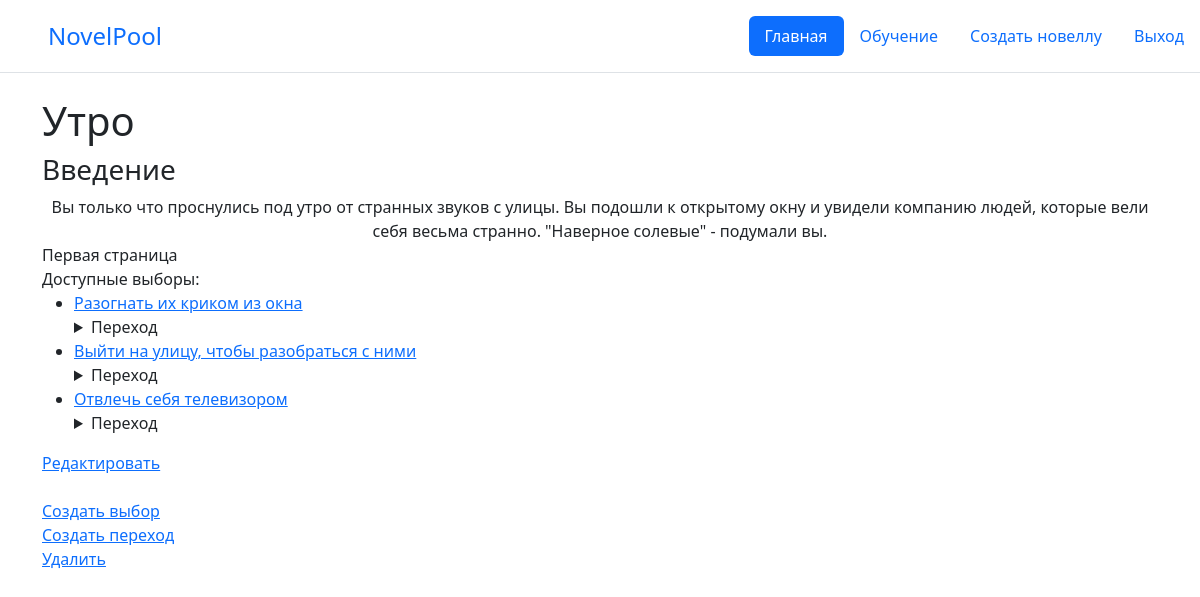
The page /novel/12/page/9/ (signed in) on the database its author committed.
### novelpoolapp/models.py (models this page shows, shortened)
class Page(models.Model):
    name = models.CharField('Название', max_length=20)
    text = models.TextField('Текст')
    chapter = models.ForeignKey(Chapter, on_delete=models.CASCADE, verbose_name='Глава')
    novel = models.ForeignKey(Novel, on_delete=models.CASCADE, verbose_name='Новелла')
    is_first = models.BooleanField('Является первой страницей', default=False)
    class Meta:
        verbose_name = 'Страница'
        verbose_name_plural = 'Страницы'
    def getOwner(self):
        return self.novel.getOwner()
    def validateUser(self, user):
        if self.getOwner() != user:
            raise PermissionDenied()

class Chapter(models.Model):
    name = models.CharField('Название', max_length=20)
    novel = models.ForeignKey(Novel, on_delete=models.CASCADE, verbose_name='Новелла')
    class Meta:
        verbose_name = 'Глава'
        verbose_name_plural = 'Главы'

class Selection(models.Model):
    text = models.CharField('Ответ', max_length=500)
    page = models.ForeignKey(Page, on_delete=models.CASCADE, verbose_name='Страница')
    class Meta:
        verbose_name = 'Вариант ответа'
        verbose_name_plural = 'Варианты ответов'

### novelpoolapp/views.py (the view)
# urls.py: path('novel/<int:novel_id>/page/<int:page_id>/', login_required(PageView.as_view()), name='page'),
class PageView(DetailView):
    model=Page
    template_name = 'novelpool/page.html'
    context_object_name = 'page'
    def get_object(self):
        page = get_object_or_404(Page, novel__id = self.kwargs['novel_id'], id=self.kwargs['page_id'])
        page.validateUser(self.request.user)
        return page
    def get_context_data(self, **kwargs):
        context = super().get_context_data(**kwargs)
        context['novel'] = context['page'].novel
        return context

### novelpoolapp/models.py (called while the page is built)
    def getOwner(self):
        return self.owner

### novelpoolapp/templates/novelpool/page.html (shortened to what this page needs)
{% extends 'base.html' %}
{% block content %}
<h1>{{page.name}}</h1>
<h3>{{page.chapter.name}}</h3>
<div align="center">{{page.text}}</div>
{% if page.is_first %}
    Первая страница <br>
{% endif %}
Доступные выборы:
<ul>
    {% for selection in page.selection_set.all %}
        <li><a href="{% url 'selection' novel_id=novel.id page_id=page.id selection_id=selection.id %}">{{ selection.text }}</a></li>
        <details>
            <summary>Переход</summary>
        </details>
    {% endfor %}
</ul>
{% if page.getOwner == user %}
    <a href="{% url 'edit_page' novel_id=novel.id page_id=page.id %}">Редактировать</a><br>
    <br>
    <a href="{% url 'create_selection' novel_id=novel.id page_id=page.id %}">Создать выбор</a><br>
    <a href="{% url 'create_transition' novel_id=novel.id page_id=page.id %}">Создать переход</a><br>
    <a href ="{% url 'delete_page' page_id=page.id %}">Удалить</a>
{% endif %}
{% endblock %}

### rows shown on the page
Page: name "Утро", chapter.name "Введение", text "Вы только что проснулись под утро от странных звуков с улицы. Вы подошли к открытому окну и увидели компанию людей, которые вели себя весьма странно. \"Наверное солевые\" - подумали вы."
Selection: text "Разогнать их криком из окна"
Selection: text "Выйти на улицу, чтобы разобраться с ними"
Selection: text "Отвлечь себя телевизором"
